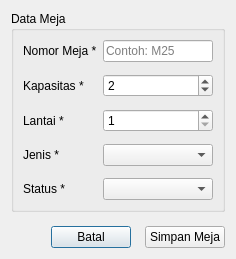
<?xml version="1.0" encoding="UTF-8"?>
<ui version="4.0">
 <class>MejaDialog</class>
 <widget class="QDialog" name="MejaDialog">
  <property name="windowTitle">
   <string>Meja</string>
  </property>
  <property name="minimumWidth">
   <number>430</number>
  </property>
  <layout class="QVBoxLayout" name="mainLayout">
   <property name="spacing">
    <number>14</number>
   </property>
   <item>
    <widget class="QGroupBox" name="form_group">
     <property name="title">
      <string>Data Meja</string>
     </property>
     <layout class="QFormLayout" name="formLayout">
      <property name="verticalSpacing">
       <number>12</number>
      </property>
      <item row="0" column="0">
       <widget class="QLabel" name="nomor_label">
        <property name="text">
         <string>Nomor Meja *</string>
        </property>
       </widget>
      </item>
      <item row="0" column="1">
       <widget class="QLineEdit" name="nomor_input">
        <property name="maxLength">
         <number>10</number>
        </property>
        <property name="placeholderText">
         <string>Contoh: M25</string>
        </property>
       </widget>
      </item>
      <item row="1" column="0">
       <widget class="QLabel" name="kapasitas_label">
        <property name="text">
         <string>Kapasitas *</string>
        </property>
       </widget>
      </item>
      <item row="1" column="1">
       <widget class="QSpinBox" name="kapasitas_input">
        <property name="minimum">
         <number>1</number>
        </property>
        <property name="maximum">
         <number>50</number>
        </property>
        <property name="value">
         <number>2</number>
        </property>
       </widget>
      </item>
      <item row="2" column="0">
       <widget class="QLabel" name="lantai_label">
        <property name="text">
         <string>Lantai *</string>
        </property>
       </widget>
      </item>
      <item row="2" column="1">
       <widget class="QSpinBox" name="lantai_input">
        <property name="minimum">
         <number>1</number>
        </property>
        <property name="maximum">
         <number>20</number>
        </property>
        <property name="value">
         <number>1</number>
        </property>
       </widget>
      </item>
      <item row="3" column="0">
       <widget class="QLabel" name="jenis_label">
        <property name="text">
         <string>Jenis *</string>
        </property>
       </widget>
      </item>
      <item row="3" column="1">
       <widget class="QComboBox" name="jenis_combo"/>
      </item>
      <item row="4" column="0">
       <widget class="QLabel" name="status_label">
        <property name="text">
         <string>Status *</string>
        </property>
       </widget>
      </item>
      <item row="4" column="1">
       <widget class="QComboBox" name="status_combo"/>
      </item>
     </layout>
    </widget>
   </item>
   <item>
    <layout class="QHBoxLayout" name="buttonLayout">
     <item>
      <spacer name="buttonSpacer">
       <property name="orientation">
        <enum>Qt::Horizontal</enum>
       </property>
       <property name="sizeHint" stdset="0">
        <size>
         <width>40</width>
         <height>20</height>
        </size>
       </property>
      </spacer>
     </item>
     <item>
      <widget class="QPushButton" name="cancel_btn">
       <property name="text">
        <string>Batal</string>
       </property>
      </widget>
     </item>
     <item>
     <widget class="QPushButton" name="save_btn">
       <property name="text">
        <string>Simpan Meja</string>
       </property>
      </widget>
     </item>
    </layout>
   </item>
  </layout>
 </widget>
 <resources/>
 <connections/>
</ui>
